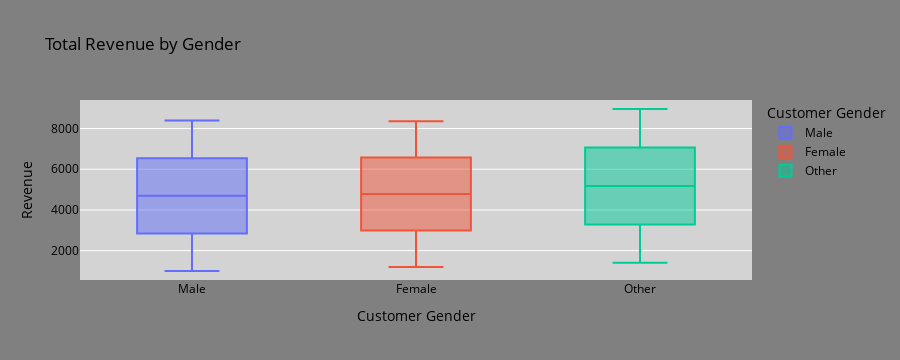

Source (notebook cell):
### Markdown cell above
# Displaying total revenue by Gender on Wisker box plot

### Code cell
#Vizualization of total revenue by gender using whisker-box plotting, code implemented by @Mooichel
# Initialize data
data = {
    'Gender': ['Male'] * 740 + ['Female'] * 717 + ['Other'] * 757,
    'TotalRevenue': [1000 + i * 10 for i in range(740)] +  # Synthetic revenue data for 'Male'
                     [1200 + i * 10 for i in range(717)] +  # Synthetic revenue data for 'Female'
                     [1400 + i * 10 for i in range(757)]    # Synthetic revenue data for 'Other'
}
# The synthetic values are created using a range of values to simulate variability within each gender group.

# Create a DataFrame
NumpDf = pd.DataFrame(data)

# Create a box plot (whisker plot)
fig = px.box(NumpDf, x='Gender', y='TotalRevenue', title='Total Revenue by Gender', 
             labels={'TotalRevenue': 'Revenue', 'Gender': 'Customer Gender'}, 
             color='Gender')

# Customize the layout
fig.update_layout(
    plot_bgcolor='lightgrey',  # Background color for the plot area
    paper_bgcolor='grey',  # Background color for the entire figure
    font=dict(color='black'),  # Set font color to white for better visibility
)

# Show the plot
fig.show()

### Figure 1 — Plotly figure (JSON) as saved in the notebook; plotly's stock layout.template omitted (floating-point values rounded to 4 significant figures; data arrays with more than 128 entries replaced by an {"elided": "..."} marker saying what was removed)
{"data": [{"alignmentgroup": "True", "hovertemplate": "Customer Gender=%{x}<br>Revenue=%{y}<extra></extra>", "legendgroup": "Male", "marker": {"color": "#636efa"}, "name": "Male", "notched": false, "offsetgroup": "Male", "orientation": "v", "showlegend": true, "type": "box", "x": {"elided": "740 str values"}, "x0": " ", "xaxis": "x", "y": {"elided": "740 int values"}, "y0": " ", "yaxis": "y"}, {"alignmentgroup": "True", "hovertemplate": "Customer Gender=%{x}<br>Revenue=%{y}<extra></extra>", "legendgroup": "Female", "marker": {"color": "#EF553B"}, "name": "Female", "notched": false, "offsetgroup": "Female", "orientation": "v", "showlegend": true, "type": "box", "x": {"elided": "717 str values"}, "x0": " ", "xaxis": "x", "y": {"elided": "717 int values"}, "y0": " ", "yaxis": "y"}, {"alignmentgroup": "True", "hovertemplate": "Customer Gender=%{x}<br>Revenue=%{y}<extra></extra>", "legendgroup": "Other", "marker": {"color": "#00cc96"}, "name": "Other", "notched": false, "offsetgroup": "Other", "orientation": "v", "showlegend": true, "type": "box", "x": {"elided": "757 str values"}, "x0": " ", "xaxis": "x", "y": {"elided": "757 int values"}, "y0": " ", "yaxis": "y"}], "layout": {"boxmode": "overlay", "font": {"color": "black"}, "height": 360, "legend": {"title": {"text": "Customer Gender"}, "tracegroupgap": 0}, "paper_bgcolor": "grey", "plot_bgcolor": "lightgrey", "title": {"text": "Total Revenue by Gender"}, "xaxis": {"anchor": "y", "autorange": true, "categoryarray": ["Male", "Female", "Other"], "categoryorder": "array", "domain": [0, 1], "range": [-0.5, 2.5], "title": {"text": "Customer Gender"}, "type": "category"}, "yaxis": {"anchor": "x", "autorange": true, "domain": [0, 1], "range": [557.8, 9402.0], "title": {"text": "Revenue"}, "type": "linear"}}}
